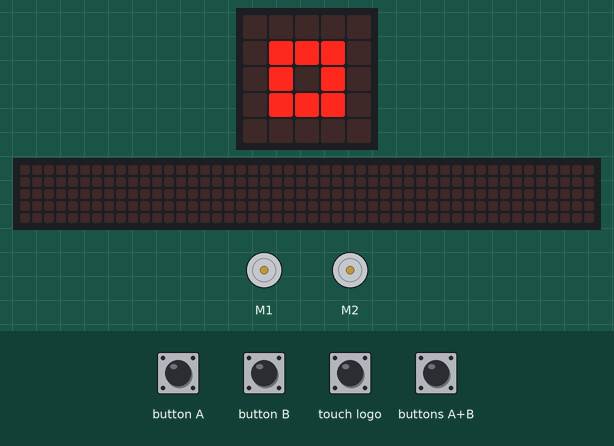
Recording of a program running on a simulated BBC micro:bit (MakeCode). Parts: 2 × DC motor (green arrow = forward, orange = backward, longer = faster), the board's 5×5 LED display, a strip that is not on the board, showing the scrolling text unrolled. The inputs (shaded band) are chosen by the test bench. The 48×5 strip is a reading aid, not a part: it shows the text the display is scrolling, unrolled, one strip-width of it at a time.

Above: at 1.8 s.
1.9 s: button A pressed for 0.15 s
At 3.0 s:
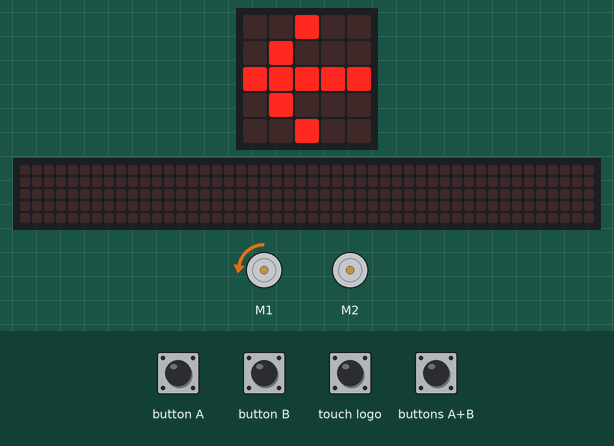
4.1 s: touch logo pressed for 0.15 s
At 4.32 s:
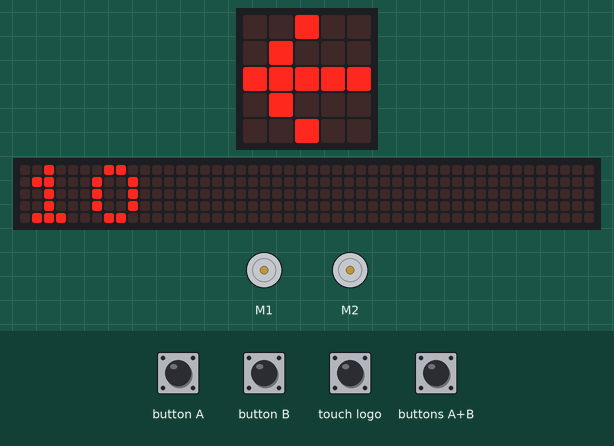
At 4.77 s:
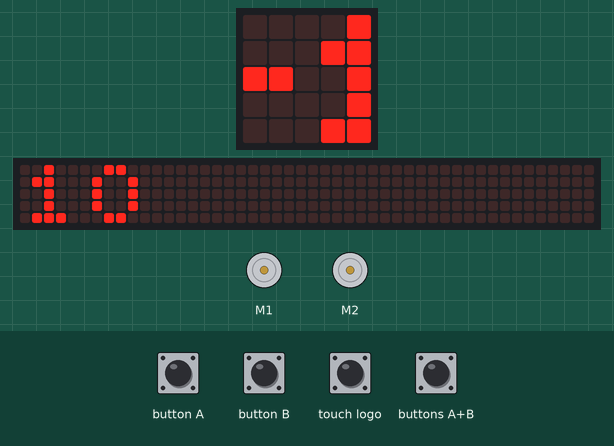
4.8 s: button B pressed for 0.15 s
5.5 s: buttons A+B pressed for 0.15 s
6.2 s: button B pressed for 0.15 s
6.9 s: button A pressed for 0.15 s
At 8.22 s:
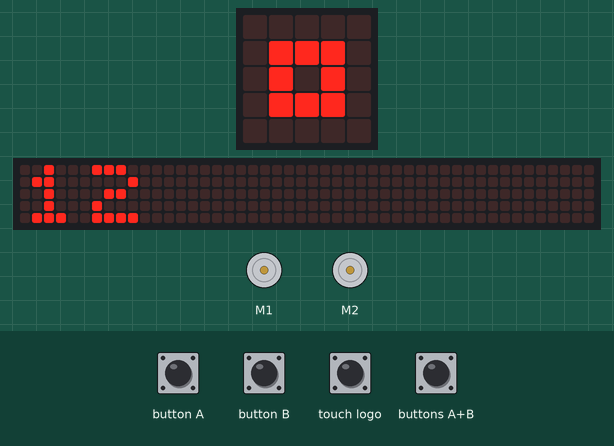
Timing chart, 0 to 12.9 s (numbered marks = the images above; inputs shaded):
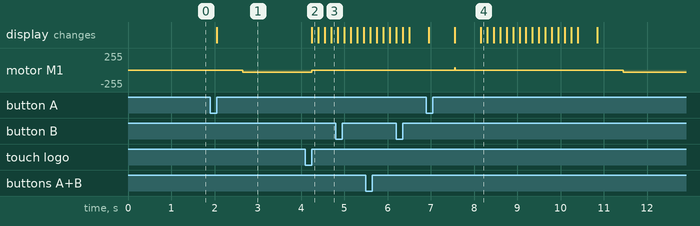

The program:

main.ts
```typescript
input.onButtonPressed(Button.AB, function () {
    speed = Math.min(max_speed, Math.abs(speed + 2))
    stop_servos()
    basic.showNumber(speed)
})
input.onButtonPressed(Button.A, function () {
    if (!(isturning)) {
        isturning = true
        basic.showArrow(ArrowNames.West)
        wuKong.setMotorSpeed(wuKong.MotorList.M1, 0 - speed)
    } else {
        stop_servos()
        basic.showIcon(IconNames.SmallSquare)
    }
})
function stop_servos () {
    isturning = false
    wuKong.stopMotor(wuKong.MotorList.M1)
    wuKong.stopMotor(wuKong.MotorList.M2)
}
input.onButtonPressed(Button.B, function () {
    if (!(isturning)) {
        isturning = true
        basic.showArrow(ArrowNames.East)
        wuKong.setMotorSpeed(wuKong.MotorList.M1, speed)
    } else {
        stop_servos()
        basic.showIcon(IconNames.SmallSquare)
    }
})
input.onLogoEvent(TouchButtonEvent.Pressed, function () {
    speed = Math.max(2, Math.abs(speed - 2))
    stop_servos()
    basic.showNumber(speed)
})
let isturning = false
let max_speed = 0
let speed = 0
stop_servos()
basic.showIcon(IconNames.SmallSquare)
speed = 12
max_speed = 70
```

test.ts
```typescript
// οι δοκιμές πηγαίνουν εδώ, δεν θα γίνει εκτέλεση όταν αυτό το πακέτο χρησιμοποιηθεί ως επέκταση.
```

Measured:
- after the input at 1.9 s, motor M1: stopped → backward 31/255 after 0.75 s; the display: changes after 0.15 s (image 1)
- after the input at 4.1 s, motor M1: backward 31/255 → stopped after 0.15 s; the display: changes after 0.15 s (image 2)
- after the input at 6.9 s, the display: first differs from a run without the input after 0.65 s (image 4 shows a later state)
